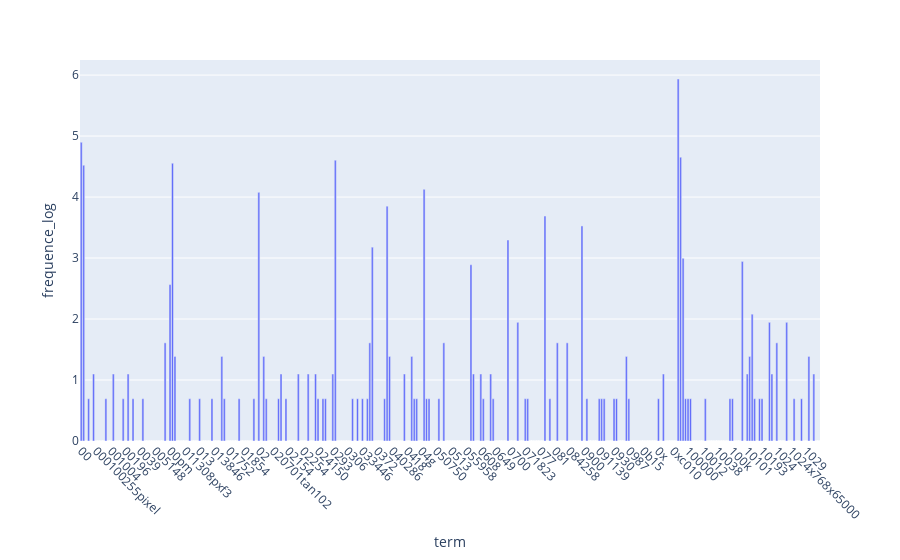

The notebook cell saved with this chart:
### Markdown cell above
### >>> **Exercise 15 (take home):** 
You can copy the code from the previous exercise and change the 'term_frequencies' variable for the 'term_frequencies_log', comment about the differences that you observe and talk about other possible insights that we can get from a log distribution.

### Code cell
# Answer here
# 對 frequence 取 log 之後 frequence 的級距被縮小，所以圖表的 scale 變小，視覺上更能看出不同 term 的差異
# 在還沒取 log 之前 視覺上很容易受到 frequence 最高的幾個 term 影響 而沒辦法觀察到 frequence 較低的 term 們其實也存在著很高的差異
term_frequencies = np.asarray(X_counts.sum(axis=0))[0]
term_frequencies_log = [math.log(i) for i in term_frequencies]


df=pd.DataFrame({"term":count_vect.get_feature_names_out()[0:300],
                  "frequence_log":term_frequencies_log[0:300]})
g=px.bar(df,x="term",y="frequence_log")
g.update_traces(textposition="outside")
g.update_layout(xaxis_tickangle=45)
g.show()

### Figure 1 — Plotly figure (JSON) as saved in the notebook; plotly's stock layout.template omitted (floating-point values rounded to 4 significant figures; data arrays with more than 128 entries replaced by an {"elided": "..."} marker saying what was removed)
{"data": [{"hovertemplate": "term=%{x}<br>frequence_log=%{y}<extra></extra>", "legendgroup": "", "marker": {"color": "#636efa", "pattern": {"shape": ""}}, "name": "", "orientation": "v", "showlegend": false, "textposition": "outside", "type": "bar", "x": {"elided": "300 str values"}, "xaxis": "x", "y": {"elided": "300 float values"}, "yaxis": "y"}], "layout": {"barmode": "relative", "legend": {"tracegroupgap": 0}, "margin": {"t": 60}, "xaxis": {"anchor": "y", "domain": [0, 1], "tickangle": 45, "title": {"text": "term"}}, "yaxis": {"anchor": "x", "domain": [0, 1], "title": {"text": "frequence_log"}}}}
